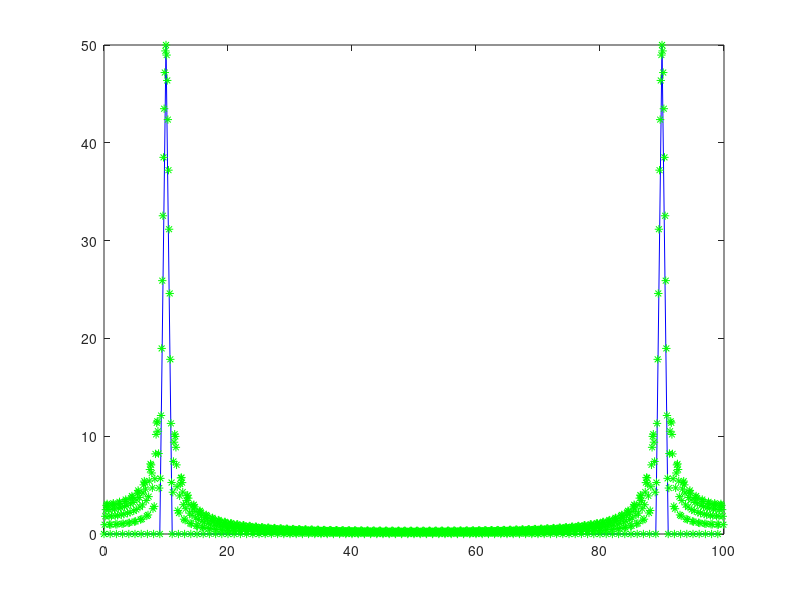

This chart was generated by the following MATLAB code:
clear all; 
close all;
clc;

Tf1=0.5;
Tf2=5;%%%%
Fe=100;
f0=10;

Te=1/Fe;
M1=100;
M2=1000;
df1=Fe/M1;
df2=Fe/M2;



temps1=[0:Te:(M1-1)*Te];
temps2=[0:Te:(M2-1)*Te];

signal1=sin([0:2*pi*f0*Te:2*pi*f0*(M1-1)*Te]);
signal2=[signal1,zeros(1,M2-M1)];
plot (temps1, signal1, 'r-');

frequence1= [0:df1:(M1-1)*df1];
frequence2= [0:df2:(M2-1)*df2];

X1=fft(signal1,M1);
X2=fft(signal2,M2);


plot(frequence1,abs(X1),'b');
hold on;
pause;
plot(frequence2,abs(X2),'g*');